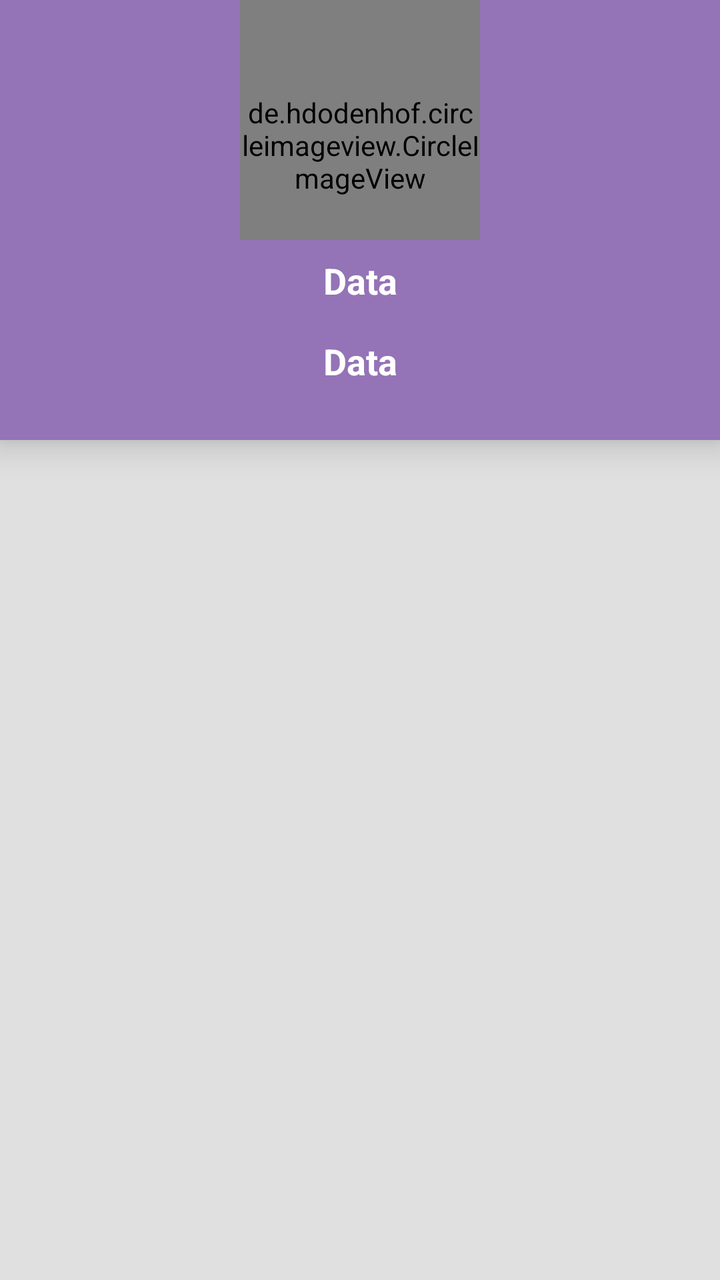
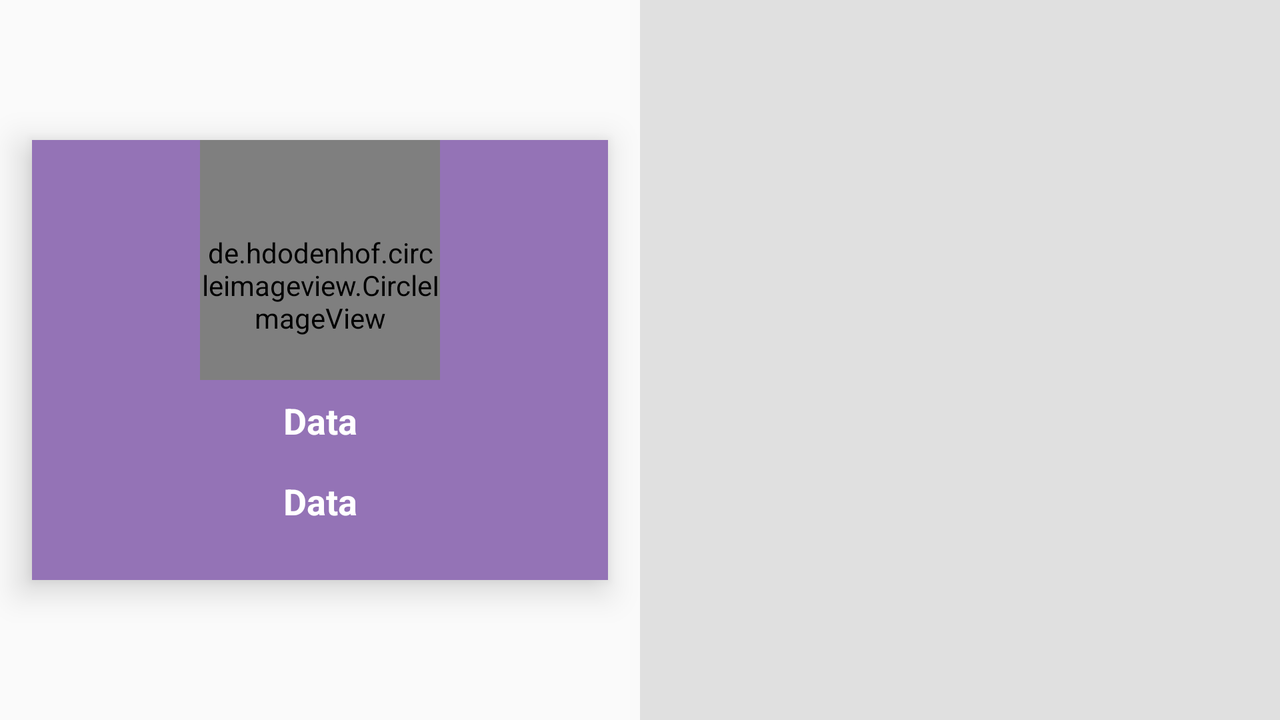

First picture: res/layout/ on a phone held upright. Second picture: the repository's own variant of that layout, on a device whose configuration matches the variant's folder. Source for both follows.
<!-- AndroidManifest.xml: application theme AppTheme -->
<!-- res/layout/activity_user_profile_no_edit.xml -->
<?xml version="1.0" encoding="utf-8"?>
<RelativeLayout
    xmlns:android="http://schemas.android.com/apk/res/android"
    xmlns:app="http://schemas.android.com/apk/res-auto"
    android:orientation="vertical"
    android:layout_width="match_parent"
    android:layout_height="match_parent">
    <RelativeLayout
        android:id="@+id/top"
        android:layout_width="match_parent"
        android:layout_height="220dp"
        android:layout_alignParentTop="true"
        android:background="@color/top_bg"
        android:elevation="10dp">
        <ImageView
            android:id="@+id/topImg"
            android:layout_width="match_parent"
            android:layout_height="220dp"
            android:scaleType="fitXY"/>
        <de.hdodenhof.circleimageview.CircleImageView
            android:id="@+id/userImg"
            android:layout_width="120dp"
            android:layout_height="120dp"
            android:layout_centerHorizontal="true"
            android:src="@drawable/user_icon"
            android:paddingTop="25dp"
            app:civ_border_width="2dp"
            app:civ_border_color="#FF000000"/>
       <TextView
           android:id="@+id/usernameTv"
           android:layout_width="match_parent"
           android:layout_height="wrap_content"
           android:layout_below="@+id/userImg"
           android:text="@string/data"
           android:textAlignment="center"
           android:textStyle="bold"
           android:textColor="@android:color/white"
           android:textSize="18sp"
           android:padding="8dp"/>
        <TextView
            android:id="@+id/phoneTv"
            android:layout_width="match_parent"
            android:layout_height="wrap_content"
            android:layout_below="@+id/usernameTv"
            android:text="@string/data"
            android:textAlignment="center"
            android:textStyle="bold"
            android:textColor="@android:color/white"
            android:textSize="18sp"
            android:padding="8dp"/>
    </RelativeLayout>
    <androidx.recyclerview.widget.RecyclerView
        android:id="@+id/userRecyclerView"
        android:layout_width="match_parent"
        android:layout_height="match_parent"
        android:layout_below="@+id/top"
        android:background="@color/card_bg"
        android:paddingLeft="16dp"
        android:paddingRight="16dp">
    </androidx.recyclerview.widget.RecyclerView>
    <RelativeLayout
        android:id="@+id/exceptionRl"
        android:layout_width="match_parent"
        android:layout_height="match_parent"
        android:layout_centerVertical="true"
        android:visibility="gone">
        <ImageView
            android:id="@+id/userdetailsImg"
            android:layout_width="100dp"
            android:layout_height="75dp"
            android:src="@drawable/user_details_icon"
            android:layout_centerInParent= "true"/>
        <TextView
            android:id="@+id/exceptionTv"
            android:layout_width="match_parent"
            android:layout_height="wrap_content"
            android:text="@string/userdetailsExp"
            android:layout_below="@+id/userdetailsImg"
            android:gravity="center"
            android:textSize="16sp"
            android:textStyle="bold"
            android:padding="8dp" />
        <TextView
            android:id="@+id/signUpTv"
            android:layout_width="match_parent"
            android:layout_height="wrap_content"
            android:text="@string/signup"
            android:layout_below="@+id/exceptionTv"
            android:gravity="center"
            android:textSize="20sp"
            android:textStyle="bold"
            android:textColor="@color/top_bg"
            android:padding="8dp" />
    </RelativeLayout>
</RelativeLayout>
<!-- resources referenced by this layout -->
<resources>
  <color name="card_bg">#E0E0E0</color>
  <color name="top_bg">#9473B6</color>
  <!-- drawable user_details_icon: png bitmap (drawable, 14225 bytes) -->
  <!-- drawable user_icon: png bitmap (drawable, 4818 bytes) -->
  <string name="data">Data</string>
  <string name="signup">Sign up</string>
  <string name="userdetailsExp">User details not available.\nPlease provide the details</string>
  <style name="AppTheme" parent="Theme.AppCompat.Light.DarkActionBar">
          
          <item name="colorPrimary">@color/top_bg</item>
          <item name="colorPrimaryDark">@color/colorPrimaryDark</item>
          <item name="colorAccent">@color/colorAccent</item>
      </style>
  <color name="colorPrimaryDark">#A85914A3</color>
  <color name="colorAccent">#D81B60</color>
</resources>
<!-- res/layout-land/activity_user_profile_no_edit.xml (the author's variant of the layout above) -->
<!-- drawn on the phone turned sideways -->
<?xml version="1.0" encoding="utf-8"?>
<RelativeLayout
    xmlns:android="http://schemas.android.com/apk/res/android"
    xmlns:app="http://schemas.android.com/apk/res-auto"
    android:orientation="vertical"
    android:layout_width="match_parent"
    android:layout_height="match_parent">
    <LinearLayout
        android:layout_width="match_parent"
        android:layout_height="match_parent"
        android:weightSum="1"
        android:orientation="horizontal">
    <RelativeLayout
        android:id="@+id/top"
        android:layout_width="match_parent"
        android:layout_height="220dp"
        android:layout_gravity="center_vertical"
        android:layout_weight="0.5"
        android:layout_alignParentLeft="true"
        android:background="@color/top_bg"
        android:layout_margin="16dp"
        android:elevation="10dp">
        <ImageView
            android:id="@+id/topImg"
            android:layout_width="match_parent"
            android:layout_height="220dp"
            android:scaleType="fitXY"/>
        <de.hdodenhof.circleimageview.CircleImageView
            android:id="@+id/userImg"
            android:layout_width="120dp"
            android:layout_height="120dp"
            android:layout_centerHorizontal="true"
            android:src="@drawable/user_icon"
            android:paddingTop="25dp"
            app:civ_border_width="2dp"
            app:civ_border_color="#FF000000"/>
       <TextView
           android:id="@+id/usernameTv"
           android:layout_width="match_parent"
           android:layout_height="wrap_content"
           android:layout_below="@+id/userImg"
           android:text="@string/data"
           android:textAlignment="center"
           android:textStyle="bold"
           android:textColor="@android:color/white"
           android:textSize="18sp"
           android:padding="8dp" />
        <TextView
            android:id="@+id/phoneTv"
            android:layout_width="match_parent"
            android:layout_height="wrap_content"
            android:layout_below="@+id/usernameTv"
            android:text="@string/data"
            android:textAlignment="center"
            android:textStyle="bold"
            android:textColor="@android:color/white"
            android:textSize="18sp"
            android:padding="8dp"/>
    </RelativeLayout>
    <androidx.recyclerview.widget.RecyclerView
        android:id="@+id/userRecyclerView"
        android:layout_width="match_parent"
        android:layout_height="match_parent"
        android:layout_below="@+id/top"
        android:layout_weight="0.5"
        android:background="@color/card_bg"
        android:layout_alignParentRight="true"
        android:paddingLeft="16dp"
        android:paddingRight="16dp">
    </androidx.recyclerview.widget.RecyclerView>
    </LinearLayout>
    <RelativeLayout
        android:id="@+id/exceptionRl"
        android:layout_width="match_parent"
        android:layout_height="match_parent"
        android:layout_centerVertical="true"
        android:visibility="gone">
        <ImageView
            android:id="@+id/userdetailsImg"
            android:layout_width="100dp"
            android:layout_height="75dp"
            android:src="@drawable/user_details_icon"
            android:layout_centerInParent= "true"/>
        <TextView
            android:id="@+id/exceptionTv"
            android:layout_width="match_parent"
            android:layout_height="wrap_content"
            android:text="@string/userdetailsExp"
            android:layout_below="@+id/userdetailsImg"
            android:gravity="center"
            android:textSize="16sp"
            android:textStyle="bold"
            android:padding="8dp" />
        <TextView
            android:id="@+id/signUpTv"
            android:layout_width="match_parent"
            android:layout_height="wrap_content"
            android:text="@string/signup"
            android:layout_below="@+id/exceptionTv"
            android:gravity="center"
            android:textSize="20sp"
            android:textStyle="bold"
            android:textColor="@color/top_bg"
            android:padding="8dp" />
    </RelativeLayout>
</RelativeLayout>
